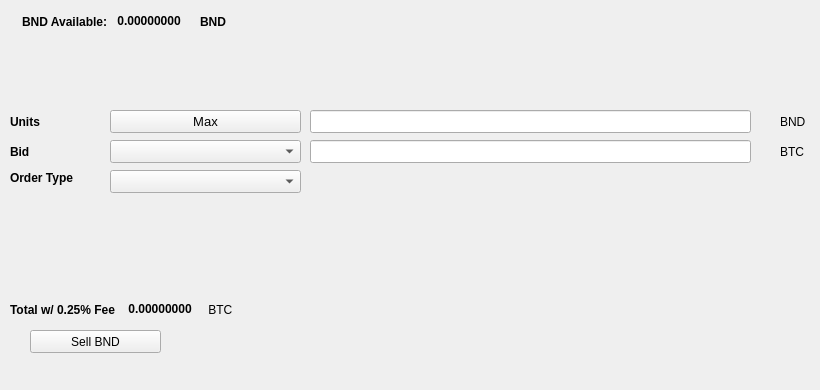
   <widget class="QWidget" name="SellTab">
    <attribute name="title">
     <string>Sell</string>
    </attribute>
    <widget class="QLabel" name="label_16">
     <property name="geometry">
      <rect>
       <x>780</x>
       <y>140</y>
       <width>31</width>
       <height>23</height>
      </rect>
     </property>
     <property name="text">
      <string>BTC</string>
     </property>
    </widget>
    <widget class="QComboBox" name="SellBidcomboBox">
     <property name="geometry">
      <rect>
       <x>110</x>
       <y>140</y>
       <width>191</width>
       <height>23</height>
      </rect>
     </property>
     <property name="font">
      <font>
       <pointsize>10</pointsize>
      </font>
     </property>
    </widget>
    <widget class="QLabel" name="label_18">
     <property name="geometry">
      <rect>
       <x>10</x>
       <y>110</y>
       <width>46</width>
       <height>23</height>
      </rect>
     </property>
     <property name="font">
      <font>
       <weight>75</weight>
       <bold>true</bold>
      </font>
     </property>
     <property name="text">
      <string>Units</string>
     </property>
    </widget>
    <widget class="QPushButton" name="Sell_Max_Amount">
     <property name="geometry">
      <rect>
       <x>110</x>
       <y>110</y>
       <width>191</width>
       <height>23</height>
      </rect>
     </property>
     <property name="font">
      <font>
       <pointsize>10</pointsize>
      </font>
     </property>
     <property name="text">
      <string>Max</string>
     </property>
    </widget>
    <widget class="QLabel" name="label_20">
     <property name="geometry">
      <rect>
       <x>10</x>
       <y>170</y>
       <width>91</width>
       <height>16</height>
      </rect>
     </property>
     <property name="font">
      <font>
       <weight>75</weight>
       <bold>true</bold>
      </font>
     </property>
     <property name="text">
      <string>Order Type</string>
     </property>
    </widget>
    <widget class="QComboBox" name="SellOrdertypeCombo">
     <property name="geometry">
      <rect>
       <x>110</x>
       <y>170</y>
       <width>191</width>
       <height>23</height>
      </rect>
     </property>
     <property name="font">
      <font>
       <pointsize>10</pointsize>
      </font>
     </property>
    </widget>
    <widget class="QLabel" name="label_21">
     <property name="geometry">
      <rect>
       <x>10</x>
       <y>140</y>
       <width>46</width>
       <height>23</height>
      </rect>
     </property>
     <property name="font">
      <font>
       <weight>75</weight>
       <bold>true</bold>
      </font>
     </property>
     <property name="text">
      <string>Bid</string>
     </property>
    </widget>
    <widget class="QLabel" name="label_22">
     <property name="geometry">
      <rect>
       <x>780</x>
       <y>110</y>
       <width>31</width>
       <height>23</height>
      </rect>
     </property>
     <property name="text">
      <string>BND</string>
     </property>
    </widget>
    <widget class="QLineEdit" name="UnitsInputBND">
     <property name="geometry">
      <rect>
       <x>310</x>
       <y>110</y>
       <width>441</width>
       <height>23</height>
      </rect>
     </property>
     <property name="font">
      <font>
       <pointsize>9</pointsize>
       <weight>75</weight>
       <bold>true</bold>
      </font>
     </property>
    </widget>
    <widget class="QLineEdit" name="SellBidPriceEdit">
     <property name="geometry">
      <rect>
       <x>310</x>
       <y>140</y>
       <width>441</width>
       <height>23</height>
      </rect>
     </property>
     <property name="font">
      <font>
       <pointsize>9</pointsize>
       <weight>75</weight>
       <bold>true</bold>
      </font>
     </property>
    </widget>
    <widget class="QPushButton" name="SellBNDBTN">
     <property name="geometry">
      <rect>
       <x>30</x>
       <y>330</y>
       <width>131</width>
       <height>23</height>
      </rect>
     </property>
     <property name="text">
      <string>Sell BND</string>
     </property>
     <property name="icon">
      <iconset resource="../blocknode">
       <normaloff>:/icons/bitcoin</normaloff>:/icons/bitcoin</iconset>
     </property>
    </widget>
    <widget class="QWidget" name="layoutWidget3">
     <property name="geometry">
      <rect>
       <x>22</x>
       <y>12</y>
       <width>258</width>
       <height>19</height>
      </rect>
     </property>
     <layout class="QHBoxLayout" name="horizontalLayout">
      <item>
       <widget class="QLabel" name="label232_2">
        <property name="font">
         <font>
          <weight>75</weight>
          <bold>true</bold>
         </font>
        </property>
        <property name="text">
         <string>BND Available:</string>
        </property>
       </widget>
      </item>
      <item>
       <widget class="QLabel" name="BNDAvailableLabel">
        <property name="palette">
         <palette>
          <active>
           <colorrole role="WindowText">
            <brush brushstyle="SolidPattern">
             <color alpha="255">
              <red>0</red>
              <green>0</green>
              <blue>0</blue>
             </color>
            </brush>
           </colorrole>
           <colorrole role="Button">
            <brush brushstyle="SolidPattern">
             <color alpha="255">
              <red>0</red>
              <green>170</green>
              <blue>0</blue>
             </color>
            </brush>
           </colorrole>
           <colorrole role="Light">
            <brush brushstyle="SolidPattern">
             <color alpha="255">
              <red>0</red>
              <green>255</green>
              <blue>0</blue>
             </color>
            </brush>
           </colorrole>
           <colorrole role="Midlight">
            <brush brushstyle="SolidPattern">
             <color alpha="255">
              <red>0</red>
              <green>212</green>
              <blue>0</blue>
             </color>
            </brush>
           </colorrole>
           <colorrole role="Dark">
            <brush brushstyle="SolidPattern">
             <color alpha="255">
              <red>0</red>
              <green>85</green>
              <blue>0</blue>
             </color>
            </brush>
           </colorrole>
           <colorrole role="Mid">
            <brush brushstyle="SolidPattern">
             <color alpha="255">
              <red>0</red>
              <green>113</green>
              <blue>0</blue>
             </color>
            </brush>
           </colorrole>
           <colorrole role="Text">
            <brush brushstyle="SolidPattern">
             <color alpha="255">
              <red>0</red>
              <green>170</green>
              <blue>0</blue>
             </color>
            </brush>
           </colorrole>
           <colorrole role="BrightText">
            <brush brushstyle="SolidPattern">
             <color alpha="255">
              <red>255</red>
              <green>255</green>
              <blue>255</blue>
             </color>
            </brush>
           </colorrole>
           <colorrole role="ButtonText">
            <brush brushstyle="SolidPattern">
             <color alpha="255">
              <red>0</red>
              <green>0</green>
              <blue>0</blue>
             </color>
            </brush>
           </colorrole>
           <colorrole role="Base">
            <brush brushstyle="SolidPattern">
             <color alpha="255">
              <red>255</red>
              <green>255</green>
              <blue>255</blue>
             </color>
            </brush>
           </colorrole>
           <colorrole role="Window">
            <brush brushstyle="SolidPattern">
             <color alpha="255">
              <red>0</red>
              <green>170</green>
              <blue>0</blue>
             </color>
            </brush>
           </colorrole>
           <colorrole role="Shadow">
            <brush brushstyle="SolidPattern">
             <color alpha="255">
              <red>0</red>
              <green>0</green>
              <blue>0</blue>
             </color>
            </brush>
           </colorrole>
           <colorrole role="AlternateBase">
            <brush brushstyle="SolidPattern">
             <color alpha="255">
              <red>127</red>
              <green>212</green>
              <blue>127</blue>
             </color>
            </brush>
           </colorrole>
           <colorrole role="ToolTipBase">
            <brush brushstyle="SolidPattern">
             <color alpha="255">
              <red>255</red>
              <green>255</green>
              <blue>220</blue>
             </color>
            </brush>
           </colorrole>
           <colorrole role="ToolTipText">
            <brush brushstyle="SolidPattern">
             <color alpha="255">
              <red>0</red>
              <green>0</green>
              <blue>0</blue>
             </color>
            </brush>
           </colorrole>
          </active>
          <inactive>
           <colorrole role="WindowText">
            <brush brushstyle="SolidPattern">
             <color alpha="255">
              <red>0</red>
              <green>0</green>
              <blue>0</blue>
             </color>
            </brush>
           </colorrole>
           <colorrole role="Button">
            <brush brushstyle="SolidPattern">
             <color alpha="255">
              <red>0</red>
              <green>170</green>
              <blue>0</blue>
             </color>
            </brush>
           </colorrole>
           <colorrole role="Light">
            <brush brushstyle="SolidPattern">
             <color alpha="255">
              <red>0</red>
              <green>255</green>
              <blue>0</blue>
             </color>
            </brush>
           </colorrole>
           <colorrole role="Midlight">
            <brush brushstyle="SolidPattern">
             <color alpha="255">
              <red>0</red>
              <green>212</green>
              <blue>0</blue>
             </color>
            </brush>
           </colorrole>
           <colorrole role="Dark">
            <brush brushstyle="SolidPattern">
             <color alpha="255">
              <red>0</red>
              <green>85</green>
              <blue>0</blue>
             </color>
            </brush>
           </colorrole>
           <colorrole role="Mid">
            <brush brushstyle="SolidPattern">
             <color alpha="255">
              <red>0</red>
              <green>113</green>
              <blue>0</blue>
             </color>
            </brush>
           </colorrole>
           <colorrole role="Text">
            <brush brushstyle="SolidPattern">
             <color alpha="255">
              <red>0</red>
              <green>170</green>
              <blue>0</blue>
             </color>
            </brush>
           </colorrole>
           <colorrole role="BrightText">
            <brush brushstyle="SolidPattern">
             <color alpha="255">
              <red>255</red>
              <green>255</green>
              <blue>255</blue>
             </color>
            </brush>
           </colorrole>
           <colorrole role="ButtonText">
            <brush brushstyle="SolidPattern">
             <color alpha="255">
              <red>0</red>
              <green>0</green>
              <blue>0</blue>
             </color>
            </brush>
           </colorrole>
           <colorrole role="Base">
            <brush brushstyle="SolidPattern">
             <color alpha="255">
              <red>255</red>
              <green>255</green>
              <blue>255</blue>
             </color>
            </brush>
           </colorrole>
           <colorrole role="Window">
            <brush brushstyle="SolidPattern">
             <color alpha="255">
              <red>0</red>
              <green>170</green>
              <blue>0</blue>
             </color>
            </brush>
           </colorrole>
           <colorrole role="Shadow">
            <brush brushstyle="SolidPattern">
             <color alpha="255">
              <red>0</red>
              <green>0</green>
              <blue>0</blue>
             </color>
            </brush>
           </colorrole>
           <colorrole role="AlternateBase">
            <brush brushstyle="SolidPattern">
             <color alpha="255">
              <red>127</red>
              <green>212</green>
              <blue>127</blue>
             </color>
            </brush>
           </colorrole>
           <colorrole role="ToolTipBase">
            <brush brushstyle="SolidPattern">
             <color alpha="255">
              <red>255</red>
              <green>255</green>
              <blue>220</blue>
             </color>
            </brush>
           </colorrole>
           <colorrole role="ToolTipText">
            <brush brushstyle="SolidPattern">
             <color alpha="255">
              <red>0</red>
              <green>0</green>
              <blue>0</blue>
             </color>
            </brush>
           </colorrole>
          </inactive>
          <disabled>
           <colorrole role="WindowText">
            <brush brushstyle="SolidPattern">
             <color alpha="255">
              <red>0</red>
              <green>85</green>
              <blue>0</blue>
             </color>
            </brush>
           </colorrole>
           <colorrole role="Button">
            <brush brushstyle="SolidPattern">
             <color alpha="255">
              <red>0</red>
              <green>170</green>
              <blue>0</blue>
             </color>
            </brush>
           </colorrole>
           <colorrole role="Light">
            <brush brushstyle="SolidPattern">
             <color alpha="255">
              <red>0</red>
              <green>255</green>
              <blue>0</blue>
             </color>
            </brush>
           </colorrole>
           <colorrole role="Midlight">
            <brush brushstyle="SolidPattern">
             <color alpha="255">
              <red>0</red>
              <green>212</green>
              <blue>0</blue>
             </color>
            </brush>
           </colorrole>
           <colorrole role="Dark">
            <brush brushstyle="SolidPattern">
             <color alpha="255">
              <red>0</red>
              <green>85</green>
              <blue>0</blue>
             </color>
            </brush>
           </colorrole>
           <colorrole role="Mid">
            <brush brushstyle="SolidPattern">
             <color alpha="255">
              <red>0</red>
              <green>113</green>
              <blue>0</blue>
             </color>
            </brush>
           </colorrole>
           <colorrole role="Text">
            <brush brushstyle="SolidPattern">
             <color alpha="255">
              <red>0</red>
              <green>85</green>
              <blue>0</blue>
             </color>
            </brush>
           </colorrole>
           <colorrole role="BrightText">
            <brush brushstyle="SolidPattern">
             <color alpha="255">
              <red>255</red>
              <green>255</green>
              <blue>255</blue>
             </color>
            </brush>
           </colorrole>
           <colorrole role="ButtonText">
            <brush brushstyle="SolidPattern">
             <color alpha="255">
              <red>0</red>
              <green>85</green>
              <blue>0</blue>
             </color>
            </brush>
           </colorrole>
           <colorrole role="Base">
            <brush brushstyle="SolidPattern">
             <color alpha="255">
              <red>0</red>
              <green>170</green>
              <blue>0</blue>
             </color>
            </brush>
           </colorrole>
           <colorrole role="Window">
            <brush brushstyle="SolidPattern">
             <color alpha="255">
              <red>0</red>
              <green>170</green>
              <blue>0</blue>
             </color>
            </brush>
           </colorrole>
           <colorrole role="Shadow">
            <brush brushstyle="SolidPattern">
             <color alpha="255">
              <red>0</red>
              <green>0</green>
              <blue>0</blue>
             </color>
            </brush>
           </colorrole>
           <colorrole role="AlternateBase">
            <brush brushstyle="SolidPattern">
             <color alpha="255">
              <red>0</red>
              <green>170</green>
              <blue>0</blue>
             </color>
            </brush>
           </colorrole>
           <colorrole role="ToolTipBase">
            <brush brushstyle="SolidPattern">
             <color alpha="255">
              <red>255</red>
              <green>255</green>
              <blue>220</blue>
             </color>
            </brush>
           </colorrole>
           <colorrole role="ToolTipText">
            <brush brushstyle="SolidPattern">
             <color alpha="255">
              <red>0</red>
              <green>0</green>
              <blue>0</blue>
             </color>
            </brush>
           </colorrole>
          </disabled>
         </palette>
        </property>
        <property name="font">
         <font>
          <weight>75</weight>
          <bold>true</bold>
         </font>
        </property>
        <property name="text">
         <string> 0.00000000 </string>
        </property>
        <property name="textInteractionFlags">
         <set>Qt::LinksAccessibleByMouse|Qt::TextSelectableByKeyboard|Qt::TextSelectableByMouse</set>
        </property>
       </widget>
      </item>
      <item>
       <widget class="QLabel" name="labelBND">
        <property name="font">
         <font>
          <weight>75</weight>
          <bold>true</bold>
         </font>
        </property>
        <property name="text">
         <string>BND</string>
        </property>
       </widget>
      </item>
     </layout>
    </widget>
    <widget class="QWidget" name="layoutWidget">
     <property name="geometry">
      <rect>
       <x>10</x>
       <y>300</y>
       <width>268</width>
       <height>19</height>
      </rect>
     </property>
     <layout class="QHBoxLayout" name="horizontalLayout_2">
      <item>
       <widget class="QLabel" name="label_19">
        <property name="font">
         <font>
          <weight>75</weight>
          <bold>true</bold>
         </font>
        </property>
        <property name="text">
         <string>Total w/ 0.25% Fee </string>
        </property>
       </widget>
      </item>
      <item>
       <widget class="QLabel" name="SellCostLabel">
        <property name="palette">
         <palette>
          <active>
           <colorrole role="WindowText">
            <brush brushstyle="SolidPattern">
             <color alpha="255">
              <red>0</red>
              <green>0</green>
              <blue>0</blue>
             </color>
            </brush>
           </colorrole>
           <colorrole role="Button">
            <brush brushstyle="SolidPattern">
             <color alpha="255">
              <red>0</red>
              <green>170</green>
              <blue>0</blue>
             </color>
            </brush>
           </colorrole>
           <colorrole role="Light">
            <brush brushstyle="SolidPattern">
             <color alpha="255">
              <red>0</red>
              <green>255</green>
              <blue>0</blue>
             </color>
            </brush>
           </colorrole>
           <colorrole role="Midlight">
            <brush brushstyle="SolidPattern">
             <color alpha="255">
              <red>0</red>
              <green>212</green>
              <blue>0</blue>
             </color>
            </brush>
           </colorrole>
           <colorrole role="Dark">
            <brush brushstyle="SolidPattern">
             <color alpha="255">
              <red>0</red>
              <green>85</green>
              <blue>0</blue>
             </color>
            </brush>
           </colorrole>
           <colorrole role="Mid">
            <brush brushstyle="SolidPattern">
             <color alpha="255">
              <red>0</red>
              <green>113</green>
              <blue>0</blue>
             </color>
            </brush>
           </colorrole>
           <colorrole role="Text">
            <brush brushstyle="SolidPattern">
             <color alpha="255">
              <red>0</red>
              <green>170</green>
              <blue>0</blue>
             </color>
            </brush>
           </colorrole>
           <colorrole role="BrightText">
            <brush brushstyle="SolidPattern">
             <color alpha="255">
              <red>255</red>
              <green>255</green>
              <blue>255</blue>
             </color>
            </brush>
           </colorrole>
           <colorrole role="ButtonText">
            <brush brushstyle="SolidPattern">
             <color alpha="255">
              <red>0</red>
              <green>0</green>
              <blue>0</blue>
             </color>
            </brush>
           </colorrole>
           <colorrole role="Base">
            <brush brushstyle="SolidPattern">
             <color alpha="255">
              <red>255</red>
              <green>255</green>
              <blue>255</blue>
             </color>
            </brush>
           </colorrole>
           <colorrole role="Window">
            <brush brushstyle="SolidPattern">
             <color alpha="255">
              <red>0</red>
              <green>170</green>
              <blue>0</blue>
             </color>
            </brush>
           </colorrole>
           <colorrole role="Shadow">
            <brush brushstyle="SolidPattern">
             <color alpha="255">
              <red>0</red>
              <green>0</green>
              <blue>0</blue>
             </color>
            </brush>
           </colorrole>
           <colorrole role="AlternateBase">
            <brush brushstyle="SolidPattern">
             <color alpha="255">
              <red>127</red>
              <green>212</green>
              <blue>127</blue>
             </color>
            </brush>
           </colorrole>
           <colorrole role="ToolTipBase">
            <brush brushstyle="SolidPattern">
             <color alpha="255">
              <red>255</red>
              <green>255</green>
              <blue>220</blue>
             </color>
            </brush>
           </colorrole>
           <colorrole role="ToolTipText">
            <brush brushstyle="SolidPattern">
             <color alpha="255">
              <red>0</red>
              <green>0</green>
              <blue>0</blue>
             </color>
            </brush>
           </colorrole>
          </active>
          <inactive>
           <colorrole role="WindowText">
            <brush brushstyle="SolidPattern">
             <color alpha="255">
              <red>0</red>
              <green>0</green>
              <blue>0</blue>
             </color>
            </brush>
           </colorrole>
           <colorrole role="Button">
            <brush brushstyle="SolidPattern">
             <color alpha="255">
              <red>0</red>
              <green>170</green>
              <blue>0</blue>
             </color>
            </brush>
           </colorrole>
           <colorrole role="Light">
            <brush brushstyle="SolidPattern">
             <color alpha="255">
              <red>0</red>
              <green>255</green>
              <blue>0</blue>
             </color>
            </brush>
           </colorrole>
           <colorrole role="Midlight">
            <brush brushstyle="SolidPattern">
             <color alpha="255">
              <red>0</red>
              <green>212</green>
              <blue>0</blue>
             </color>
            </brush>
           </colorrole>
           <colorrole role="Dark">
            <brush brushstyle="SolidPattern">
             <color alpha="255">
              <red>0</red>
              <green>85</green>
              <blue>0</blue>
             </color>
            </brush>
           </colorrole>
           <colorrole role="Mid">
            <brush brushstyle="SolidPattern">
             <color alpha="255">
              <red>0</red>
              <green>113</green>
              <blue>0</blue>
             </color>
            </brush>
           </colorrole>
           <colorrole role="Text">
            <brush brushstyle="SolidPattern">
             <color alpha="255">
              <red>0</red>
              <green>170</green>
              <blue>0</blue>
             </color>
            </brush>
           </colorrole>
           <colorrole role="BrightText">
            <brush brushstyle="SolidPattern">
             <color alpha="255">
              <red>255</red>
              <green>255</green>
              <blue>255</blue>
             </color>
            </brush>
           </colorrole>
           <colorrole role="ButtonText">
            <brush brushstyle="SolidPattern">
             <color alpha="255">
              <red>0</red>
              <green>0</green>
              <blue>0</blue>
             </color>
            </brush>
           </colorrole>
           <colorrole role="Base">
            <brush brushstyle="SolidPattern">
             <color alpha="255">
              <red>255</red>
              <green>255</green>
              <blue>255</blue>
             </color>
            </brush>
           </colorrole>
           <colorrole role="Window">
            <brush brushstyle="SolidPattern">
             <color alpha="255">
              <red>0</red>
              <green>170</green>
              <blue>0</blue>
             </color>
            </brush>
           </colorrole>
           <colorrole role="Shadow">
            <brush brushstyle="SolidPattern">
             <color alpha="255">
              <red>0</red>
              <green>0</green>
              <blue>0</blue>
             </color>
            </brush>
           </colorrole>
           <colorrole role="AlternateBase">
            <brush brushstyle="SolidPattern">
             <color alpha="255">
              <red>127</red>
              <green>212</green>
              <blue>127</blue>
             </color>
            </brush>
           </colorrole>
           <colorrole role="ToolTipBase">
            <brush brushstyle="SolidPattern">
             <color alpha="255">
              <red>255</red>
              <green>255</green>
              <blue>220</blue>
             </color>
            </brush>
           </colorrole>
           <colorrole role="ToolTipText">
            <brush brushstyle="SolidPattern">
             <color alpha="255">
              <red>0</red>
              <green>0</green>
              <blue>0</blue>
             </color>
            </brush>
           </colorrole>
          </inactive>
          <disabled>
           <colorrole role="WindowText">
            <brush brushstyle="SolidPattern">
             <color alpha="255">
              <red>0</red>
              <green>85</green>
              <blue>0</blue>
             </color>
            </brush>
           </colorrole>
           <colorrole role="Button">
            <brush brushstyle="SolidPattern">
             <color alpha="255">
              <red>0</red>
              <green>170</green>
              <blue>0</blue>
             </color>
            </brush>
           </colorrole>
           <colorrole role="Light">
            <brush brushstyle="SolidPattern">
             <color alpha="255">
              <red>0</red>
              <green>255</green>
              <blue>0</blue>
             </color>
            </brush>
           </colorrole>
           <colorrole role="Midlight">
            <brush brushstyle="SolidPattern">
             <color alpha="255">
              <red>0</red>
              <green>212</green>
              <blue>0</blue>
             </color>
            </brush>
           </colorrole>
           <colorrole role="Dark">
            <brush brushstyle="SolidPattern">
             <color alpha="255">
              <red>0</red>
              <green>85</green>
              <blue>0</blue>
             </color>
            </brush>
           </colorrole>
           <colorrole role="Mid">
            <brush brushstyle="SolidPattern">
             <color alpha="255">
              <red>0</red>
              <green>113</green>
              <blue>0</blue>
             </color>
            </brush>
           </colorrole>
           <colorrole role="Text">
            <brush brushstyle="SolidPattern">
             <color alpha="255">
              <red>0</red>
              <green>85</green>
              <blue>0</blue>
             </color>
            </brush>
           </colorrole>
           <colorrole role="BrightText">
            <brush brushstyle="SolidPattern">
             <color alpha="255">
              <red>255</red>
              <green>255</green>
              <blue>255</blue>
             </color>
            </brush>
           </colorrole>
           <colorrole role="ButtonText">
            <brush brushstyle="SolidPattern">
             <color alpha="255">
              <red>0</red>
              <green>85</green>
              <blue>0</blue>
             </color>
            </brush>
           </colorrole>
           <colorrole role="Base">
            <brush brushstyle="SolidPattern">
             <color alpha="255">
              <red>0</red>
              <green>170</green>
              <blue>0</blue>
             </color>
            </brush>
           </colorrole>
           <colorrole role="Window">
            <brush brushstyle="SolidPattern">
             <color alpha="255">
              <red>0</red>
              <green>170</green>
              <blue>0</blue>
             </color>
            </brush>
           </colorrole>
           <colorrole role="Shadow">
            <brush brushstyle="SolidPattern">
             <color alpha="255">
              <red>0</red>
              <green>0</green>
              <blue>0</blue>
             </color>
            </brush>
           </colorrole>
           <colorrole role="AlternateBase">
            <brush brushstyle="SolidPattern">
             <color alpha="255">
              <red>0</red>
              <green>170</green>
              <blue>0</blue>
             </color>
            </brush>
           </colorrole>
           <colorrole role="ToolTipBase">
            <brush brushstyle="SolidPattern">
             <color alpha="255">
              <red>255</red>
              <green>255</green>
              <blue>220</blue>
             </color>
            </brush>
           </colorrole>
           <colorrole role="ToolTipText">
            <brush brushstyle="SolidPattern">
             <color alpha="255">
              <red>0</red>
              <green>0</green>
              <blue>0</blue>
             </color>
            </brush>
           </colorrole>
          </disabled>
         </palette>
        </property>
        <property name="font">
         <font>
          <weight>75</weight>
          <bold>true</bold>
         </font>
        </property>
        <property name="autoFillBackground">
         <bool>false</bool>
        </property>
        <property name="text">
         <string> 0.00000000</string>
        </property>
        <property name="textInteractionFlags">
         <set>Qt::LinksAccessibleByMouse|Qt::TextSelectableByMouse</set>
        </property>
       </widget>
      </item>
      <item>
       <widget class="QLabel" name="label_17">
        <property name="font">
         <font>
          <weight>50</weight>
          <bold>false</bold>
         </font>
        </property>
        <property name="text">
         <string> BTC</string>
        </property>
       </widget>
      </item>
     </layout>
    </widget>
    <widget class="QLabel" name="label_23">
     <property name="geometry">
      <rect>
       <x>460</x>
       <y>300</y>
       <width>281</width>
       <height>81</height>
      </rect>
     </property>
     <property name="text">
      <string/>
     </property>
     <property name="pixmap">
      <pixmap>:/images/bittrex</pixmap>
     </property>
    </widget>
   </widget>
